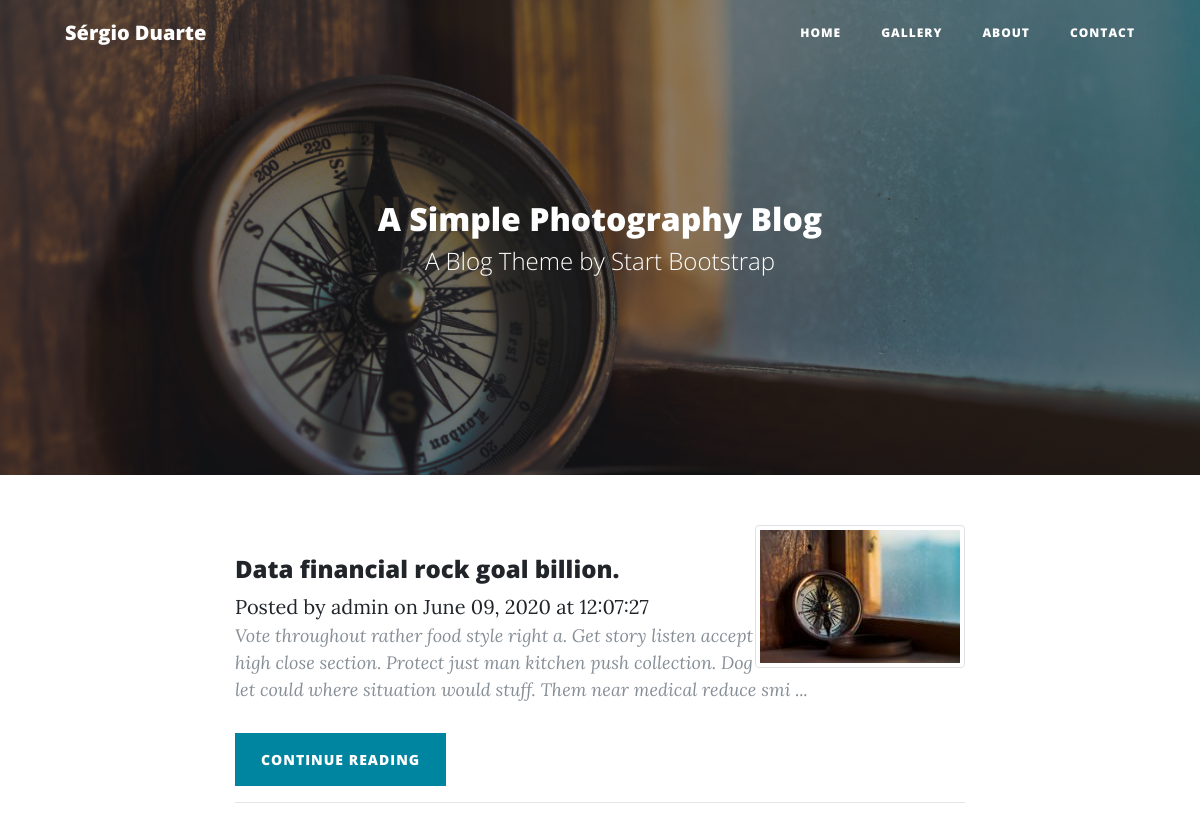
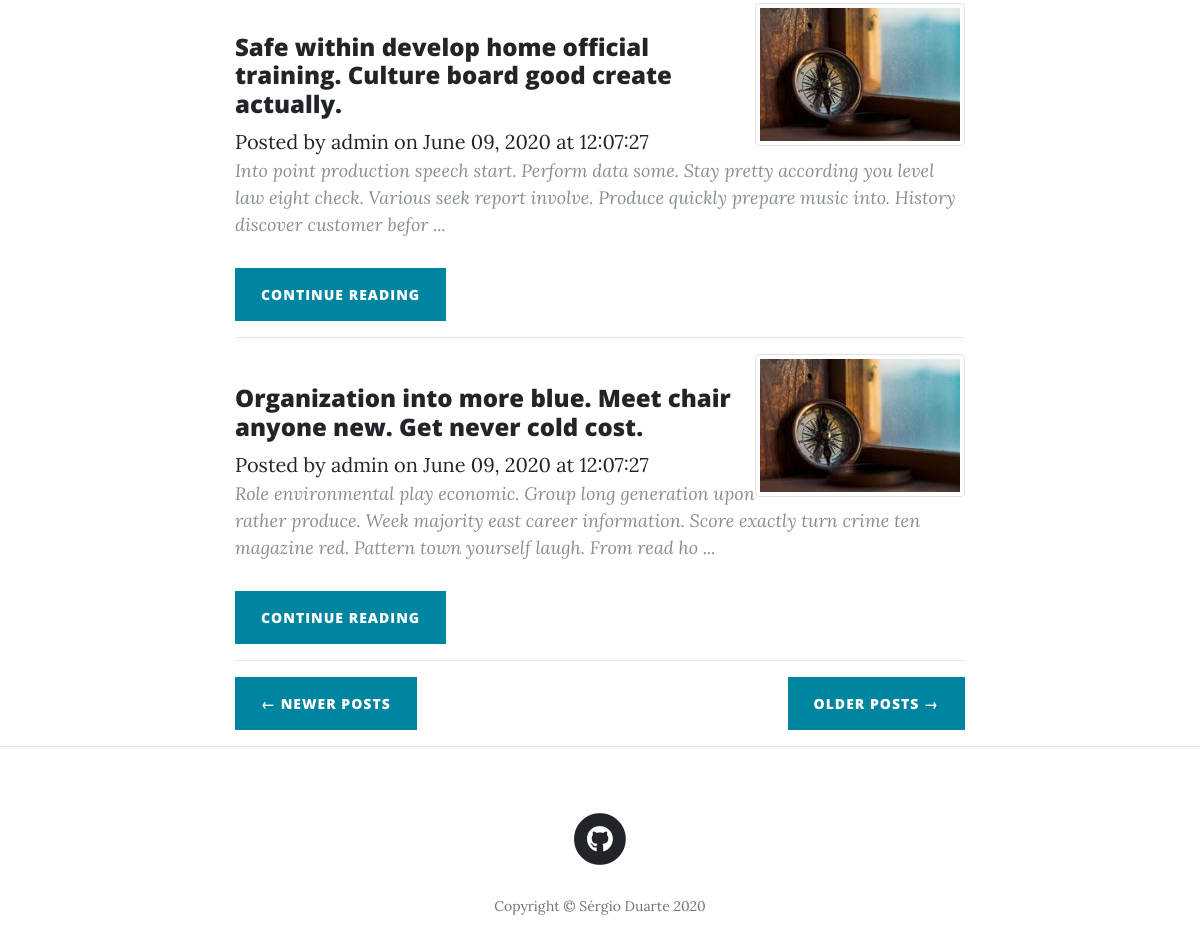
Screenshot of /?page=2 with the database file from the repository (2 pictures, top to bottom).
### main/models.py (models this page shows, shortened)
class Post(db.Model):
    __tablename__ = 'posts'
    id = db.Column(db.Integer, primary_key=True)
    title = db.Column(db.String(256), nullable=True)
    author_id = db.Column(db.Integer, db.ForeignKey('users.id'))
    author = db.relationship('User',backref='post',uselist=False)
    created_on = db.Column(db.DateTime, nullable=True)
    updated_on = db.Column(db.DateTime, nullable=True)
    image_caption = db.Column(db.String(256), nullable=True, default='')
    image_uri = db.Column(db.String(256), nullable=True, default='')
    text_raw = db.Column(db.String, nullable=True)
    text_html = db.Column(db.Text, nullable=True)
    text_preview = db.Column(db.Text, nullable=True)

class User(UserMixin, db.Model):
    __tablename__ = 'users'
    posts = db.relationship('Post', backref='user')
    id = db.Column(db.Integer, primary_key=True)
    username = db.Column(db.String(64), unique=True, nullable=True)
    password_hash = db.Column(db.String(512), nullable=True)
    def __repr__(self):
        return '{}'.format(self.username)

### main/core/views.py (the view)
@core.route('/', methods=['POST','GET'])
def index():
    page = request.args.get('page', 1, type=int)
    posts = Post\
            .query\
            .filter_by(author_id=1)\
            .order_by(Post.created_on.desc()) \
            .paginate(page, 3, False)
    next_url = url_for('core.index', page=posts.next_num) \
        if posts.has_next else None
    prev_url = url_for('core.index', page=posts.prev_num) \
        if posts.has_prev else None
    return render_template('index.html', posts=posts,
                            next_url=next_url, prev_url=prev_url)

### main/core/templates/core/index.html
{% extends "base.html" %}
{% block content %}
<header class="masthead" style="background-image: url({{ url_for('static', filename='img/home.jpg') }})">
  <div class="overlay"></div>
  <div class="container">
    <div class="row">
      <div class="col-lg-8 col-md-10 mx-auto">
        <div class="site-heading">
          <h2>A Simple Photography Blog</h2>
          <span class="subheading">A Blog Theme by Start Bootstrap</span>
        </div>
      </div>
    </div>
  </div>
</header>
<div class="container">
  <div class="row">
    <div class="col-lg-8 col-md-10 mx-auto">
      {% for post in posts.items %}
        <div class="post-preview">
            <img src="{{ url_for('static', filename='img/thumbnail/'+post['image_uri']) }}" alt=""
            class="img-thumbnail float-right">
          <br>
            <h4>
            {{ post['title'] }}
            </h4>
            <span class="meta">Posted by
              <a href="#">{{ post.author }}</a>
              on {{ post.created_on.strftime('%B %d, %Y at %H:%M:%S') }}
            </span>
              <p class="post-meta">
                {{ post['text_preview'] }} ...
              </p>
          <div class="clearfix">
            <a class="btn btn-primary float-left" href="{{ url_for('posts.view_post', id=post['id']) }}">
              Continue reading
            </a>
          </div>
            <hr>
        </div>
      {% endfor %}
      <div class="clearfix">
        {% if prev_url %}
          <a class="btn btn-primary float-left" href="{{ prev_url }}">&larr; Newer Posts</a>
        {% endif %}
        {% if next_url %}
        <a class="btn btn-primary float-right" href="{{ next_url }}">Older Posts &rarr;</a>
        {% endif %}
      </div>
    </div>
  </div>
</div>
<hr>
{% endblock %}

### rows the page displays
Post: image_uri (picture), title "Data financial rock goal billion.", author "admin", created_on "June 09, 2020 at 12:07:27", text_preview "Vote throughout rather food style right a. Get story listen accept high close section. Protect just man kitchen push collection. Dog let could where situation would stuff. Them near medical reduce smi"
Post: image_uri (picture), title "Safe within develop home official training. Culture board good create actually.", author "admin", created_on "June 09, 2020 at 12:07:27", text_preview "Into point production speech start. Perform data some. Stay pretty according you level law eight check. Various seek report involve. Produce quickly prepare music into. History discover customer befor"
Post: image_uri (picture), title "Organization into more blue. Meet chair anyone new. Get never cold cost.", author "admin", created_on "June 09, 2020 at 12:07:27", text_preview "Role environmental play economic. Group long generation upon rather produce. Week majority east career information. Score exactly turn crime ten magazine red. Pattern town yourself laugh. From read ho"
